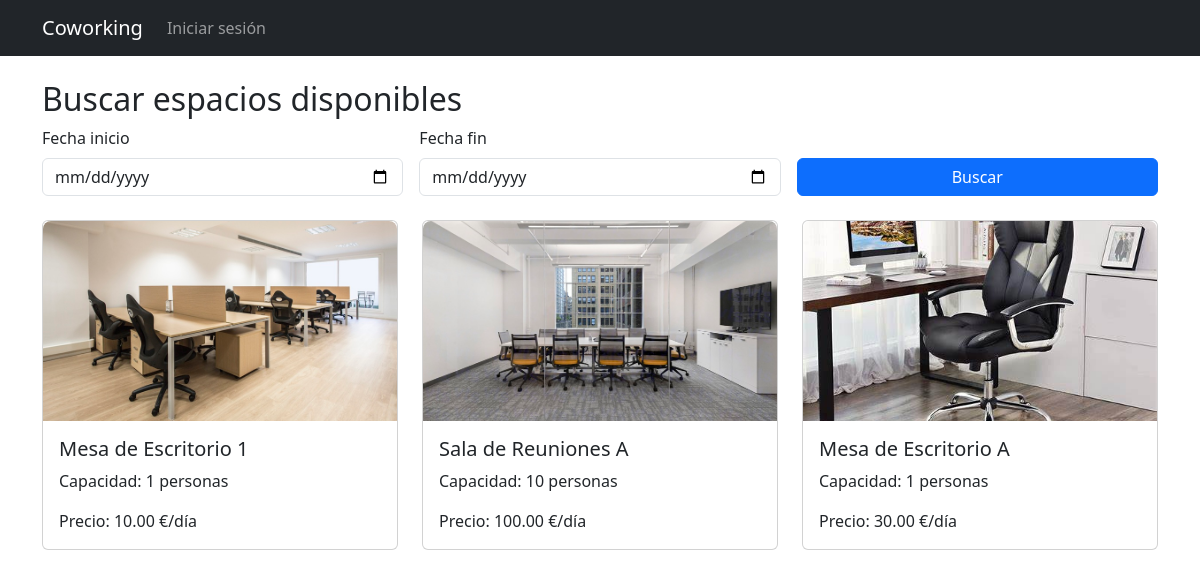
The page /coworking/public/index.php on the database its author committed.
### tables this page shows
CREATE TABLE `espacios` (
  `id` int(11) NOT NULL,
  `nombre` varchar(100) NOT NULL,
  `descripcion` text NOT NULL,
  `capacidad` int(11) NOT NULL,
  `precio_dia` decimal(10,2) NOT NULL,
  `ubicacion` varchar(255) DEFAULT NULL,
  `disponible` tinyint(1) DEFAULT 1
);

### coworking/controllers/HomeController.php (called while the page is built)
<?php
class HomeController {
    public function index() {
        global $pdo;
        require_once __DIR__ . '/../models/Espacio.php';
        $espacioModel = new Espacio($pdo);
        $espacios = [];
        $fecha_inicio = $_GET['fecha_inicio'] ?? '';
        $fecha_fin = $_GET['fecha_fin'] ?? '';
        if ($fecha_inicio && $fecha_fin) {
            $espacios = $espacioModel->obtenerDisponibles($fecha_inicio, $fecha_fin);
        } else {
            $espacios = $espacioModel->obtenerTodos();
        }
        require_once __DIR__ . '/../views/home.php';
    }
}

### coworking/public/index.php (called while the page is built, shortened)
<?php
require_once '../router.php';

### coworking/models/Espacio.php (called while the page is built, shortened)
<?php
class Espacio {
    private $db;
    public function __construct($pdo) {
        $this->db = $pdo;
    }
    public function obtenerTodos() {
        $stmt = $this->db->query("SELECT * FROM espacios WHERE disponible = 1");
        return $stmt->fetchAll(PDO::FETCH_ASSOC);
    }
}

### coworking/views/home.php (the view, shortened to what this page needs)
<?php require_once __DIR__ . '/partials/navbar.php'; ?>
<!DOCTYPE html>
<html lang="es">
<head>
    <link href="https://cdn.jsdelivr.net/npm/bootstrap@5.3.0/dist/css/bootstrap.min.css" rel="stylesheet">
</head>
<body>
<div class="container mt-4">
    <h2>Buscar espacios disponibles</h2>
    <form method="GET" class="row g-3 mb-4">
        <div class="col-md-4">
            <label for="fecha_inicio" class="form-label">Fecha inicio</label>
            <input type="date" name="fecha_inicio" id="fecha_inicio" class="form-control" required value="<?= htmlspecialchars($fecha_inicio ?? '') ?>">
        </div>
        <div class="col-md-4">
            <label for="fecha_fin" class="form-label">Fecha fin</label>
            <input type="date" name="fecha_fin" id="fecha_fin" class="form-control" required value="<?= htmlspecialchars($fecha_fin ?? '') ?>">
        </div>
        <div class="col-md-4 align-self-end">
            <button type="submit" class="btn btn-primary w-100">Buscar</button>
        </div>
    </form>
    <div class="row">
        <?php if (!empty($espacios)): ?>
            <?php foreach ($espacios as $espacio): ?>
                <div class="col-md-4 mb-4">
                    <div class="card h-100" onclick="window.location.href='?c=espacio&a=ver&id=<?= $espacio['id'] ?>&fecha_inicio=<?= $fecha_inicio ?>&fecha_fin=<?= $fecha_fin ?>'" style="cursor: pointer;">
                        <?php
                            $img_file = "img/espacios/{$espacio['id']}.jpg";
                            $img_path = __DIR__ . '/../public/' . $img_file;
                            if (!file_exists($img_path)) {
                                $img_file = "img/espacios/default.jpg";
                            }
                        ?>
                        <img src="<?= $img_file ?>" class="imagen-espacio" alt="Espacio">
                        <div class="card-body">
                            <h5 class="card-title"><?= htmlspecialchars($espacio['nombre']) ?></h5>
                            <p class="card-text">Capacidad: <?= $espacio['capacidad'] ?> personas</p>
                            <p class="card-text">Precio: <?= number_format($espacio['precio_dia'], 2) ?> €/día</p>
                        </div>
                    </div>
                </div>
            <?php endforeach; ?>
        <?php else: ?>
            <p class="text-muted">No hay espacios disponibles para las fechas seleccionadas.</p>
        <?php endif; ?>
    </div>
</div>
</body>
</html>

### coworking/router.php (shortened to what this page needs)
<?php
$controlador = $_GET['c'] ?? 'home';
$accion = $_GET['a'] ?? 'index';
$controlador = preg_replace('/[^a-zA-Z0-9_]/', '', $controlador);
$accion = preg_replace('/[^a-zA-Z0-9_]/', '', $accion);
$controladorClass = ucfirst($controlador) . 'Controller';
$archivo = __DIR__ . "/controllers/$controladorClass.php";
if (file_exists($archivo)) {
    if (class_exists($controladorClass)) {
        $objeto = new $controladorClass();
        if (method_exists($objeto, $accion)) {
            $objeto->$accion();
        } else {
            echo "<h2>⚠️ Acción '$accion' no encontrada en el controlador '$controladorClass'.</h2>";
        }
    } else {
        echo "<h2>⚠️ Clase controlador '$controladorClass' no definida.</h2>";
    }
} else {
    echo "<h2>⚠️ Archivo controlador '$archivo' no encontrado.</h2>";
}

### coworking/views/partials/navbar.php (shortened to what this page needs)
<?php if (!isset($ocultar_navbar) || !$ocultar_navbar): ?>
<nav class="navbar navbar-expand-lg navbar-dark bg-dark">
    <div class="container">
        <a class="navbar-brand" href="?c=home">Coworking</a>
        <div class="collapse navbar-collapse">
            <ul class="navbar-nav me-auto">
                <?php if (!isset($_SESSION['usuario'])): ?>
                    <li class="nav-item">
                        <a class="nav-link" href="?c=auth&a=login">Iniciar sesión</a>
                    </li>
                <?php elseif ($_SESSION['usuario']['tipo_usuario'] === 'cliente'): ?>
                    <li class="nav-item">
                        <a class="nav-link" href="?c=usuario&a=reservas">Mis reservas</a>
                    </li>
                <?php elseif ($_SESSION['usuario']['tipo_usuario'] === 'admin'): ?>
                    <li class="nav-item">
                        <a class="nav-link" href="?c=admin&a=index">Panel de Administración</a>
                    </li>
                <?php endif; ?>
            </ul>
        </div>
    </div>
</nav>
<?php endif; ?>

### coworking/views/home.php (style rules this page uses)
.imagen-espacio { width: 100%; height: 200px; object-fit: cover; border-top-left-radius: 0.5rem; border-top-right-radius: 0.5rem; }

### rows shown on the page
espacios: shows a picture, nombre "Mesa de Escritorio 1", capacidad "1", precio_dia "10.00"
espacios: shows a picture, nombre "Sala de Reuniones A", capacidad "10", precio_dia "100.00"
espacios: shows a picture, nombre "Mesa de Escritorio A", capacidad "1", precio_dia "30.00"
